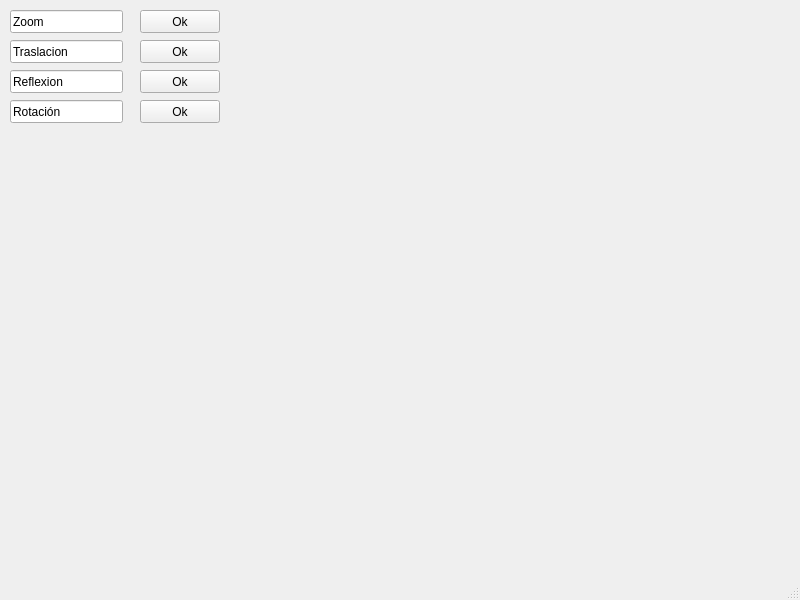
<?xml version="1.0" encoding="UTF-8"?>
<ui version="4.0">
 <class>cuadrado</class>
 <widget class="QMainWindow" name="cuadrado">
  <property name="geometry">
   <rect>
    <x>0</x>
    <y>0</y>
    <width>800</width>
    <height>600</height>
   </rect>
  </property>
  <property name="windowTitle">
   <string>MainWindow</string>
  </property>
  <widget class="QWidget" name="centralwidget">
   <widget class="QPushButton" name="okTras">
    <property name="geometry">
     <rect>
      <x>140</x>
      <y>40</y>
      <width>80</width>
      <height>23</height>
     </rect>
    </property>
    <property name="text">
     <string>Ok</string>
    </property>
   </widget>
   <widget class="QLineEdit" name="refle">
    <property name="geometry">
     <rect>
      <x>10</x>
      <y>70</y>
      <width>113</width>
      <height>23</height>
     </rect>
    </property>
    <property name="text">
     <string>Reflexion</string>
    </property>
   </widget>
   <widget class="QPushButton" name="pushButton_4">
    <property name="geometry">
     <rect>
      <x>140</x>
      <y>70</y>
      <width>80</width>
      <height>23</height>
     </rect>
    </property>
    <property name="text">
     <string>Ok</string>
    </property>
   </widget>
   <widget class="QPushButton" name="pushButton">
    <property name="geometry">
     <rect>
      <x>140</x>
      <y>10</y>
      <width>80</width>
      <height>23</height>
     </rect>
    </property>
    <property name="text">
     <string>Ok</string>
    </property>
   </widget>
   <widget class="QLineEdit" name="trs">
    <property name="geometry">
     <rect>
      <x>10</x>
      <y>40</y>
      <width>113</width>
      <height>23</height>
     </rect>
    </property>
    <property name="text">
     <string>Traslacion</string>
    </property>
   </widget>
   <widget class="QLineEdit" name="zoom">
    <property name="geometry">
     <rect>
      <x>10</x>
      <y>10</y>
      <width>113</width>
      <height>23</height>
     </rect>
    </property>
    <property name="text">
     <string>Zoom</string>
    </property>
   </widget>
   <widget class="QLineEdit" name="rot">
    <property name="geometry">
     <rect>
      <x>10</x>
      <y>100</y>
      <width>113</width>
      <height>23</height>
     </rect>
    </property>
    <property name="text">
     <string>Rotación</string>
    </property>
   </widget>
   <widget class="QPushButton" name="pushButton_2">
    <property name="geometry">
     <rect>
      <x>140</x>
      <y>100</y>
      <width>80</width>
      <height>23</height>
     </rect>
    </property>
    <property name="text">
     <string>Ok</string>
    </property>
   </widget>
  </widget>
  <widget class="QMenuBar" name="menubar">
   <property name="geometry">
    <rect>
     <x>0</x>
     <y>0</y>
     <width>800</width>
     <height>20</height>
    </rect>
   </property>
  </widget>
  <widget class="QStatusBar" name="statusbar"/>
 </widget>
 <resources/>
 <connections/>
</ui>
